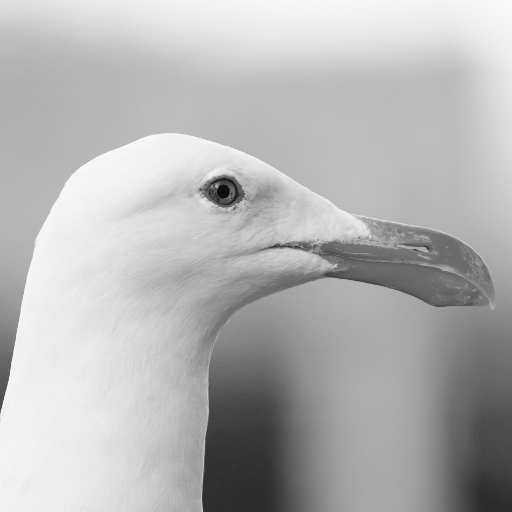
#> input picture Assignment1/data/denoise/gull.jpg, 512 x 512 px; the run also reads 2 pictures not shown here
$ python q4.py
#> lines starting #> are read from the running program, lines starting #| are printed output that depends on the picture; long printed decimals are rounded
from __future__ import division
import numpy as np
from pathlib import Path
import skimage.io as skio
# import networkx as nx
# import skimage.transform as skt
import skimage.color as skc
import skimage.measure as skm
# import scipy.sparse as sparse
import time
import matplotlib.pyplot as plt
# import pdb


def show_images(images, cols=1, titles=None):
    assert((titles is None)or (len(images) == len(titles)))
    n_images = len(images)
    if titles is None:
        titles = ['Image (%d)' % i for i in range(1, n_images + 1)]
    fig = plt.figure()
    for n, (image, title) in enumerate(zip(images, titles)):
        a = fig.add_subplot(cols, np.ceil(n_images/float(cols)), n + 1)
        if image.ndim == 2:
            plt.gray()
        plt.imshow(image)
        a.set_title(title)
    fig.set_size_inches(np.array(fig.get_size_inches()) * n_images)
    plt.show()


def dist(i, j, p, theta, k):
    r1, c1 = i // p, i % p
    r2, c2 = j // p, j % p
    # d = np.exp(-((r1 - r2)**2 + (c1 - c2)**2) / 2 * theta**2)
    d = np.sqrt((r1 - r2)**2 + (c1 - c2)**2)
    return d


def get_laplacian(p, theta=1.3, k=1.5):
    W_mat = np.zeros((p*p, p*p), dtype=np.float_)
    for i in range(W_mat.shape[0]):
        for j in range(W_mat.shape[1]):
            dij = dist(i, j, p, theta, k)
            assert np.isreal(dij)
            if i != j and dij <= k:
                W_mat[i, j] = np.exp(-dij**2/(2 * theta**2))

    D_mat = np.diag(np.ravel(np.sum(W_mat, axis=1)))
    L_mat = D_mat - W_mat
    # pdb.set_trace()
    assert np.allclose(L_mat, L_mat.T)
    return L_mat


def denoiser(orig_img_path, noisy_img_path):
    start_time = time.time()
    orig_img = skc.rgb2gray(skio.imread(orig_img_path))
#> orig_img: shape (512, 512) float64; min 0.0392, max 0.98, mean 0.707
    noisy_img = skc.rgb2gray(skio.imread(noisy_img_path))
#> noisy_img: shape (512, 512) float64; min 0, max 1, mean 0.703

    p = orig_img.shape[0] // 32  # =16
#> p = 16

    # [7 lines of commented-out code are left out]
    lap = get_laplacian(p)
#> after the loop in get_laplacian, `for i in range(W_mat.shape[0]):`:
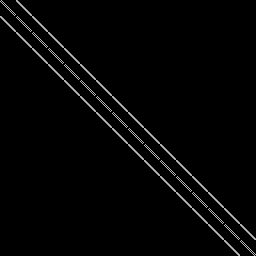
#> W_mat: shape (256, 256) float64; min 0, max 0.744, mean 0.0185
    # eig_val, eig_vec = sparse.linalg.eigs(lap, k=p*p)
    eig_val, eig_vec = np.linalg.eig(lap)
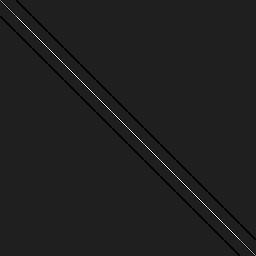
#> lap: shape (256, 256) float64; min -0.744, max 5.19, mean 1.33e-18; drawn with min black and max white
    # eig_val = np.real(eig_val)
    # eig_vec = np.real(eig_vec)
    idx = eig_val.argsort()
    eig_val = eig_val[idx]
    eig_vec = eig_vec[:, idx]

    gamma = 2
    div_vec = 1 + gamma * eig_val

    # noisy_img_ds_1d = np.ravel(noisy_img_ds)
    out_img = np.zeros(orig_img.shape)

    for r in range(0, orig_img.shape[0], p):
        for c in range(0, orig_img.shape[1], p):
            noisy_img_patch_1d = np.ravel(noisy_img[r:r+p, c:c+p])
            y_hat_vec = np.dot(eig_vec.T, noisy_img_patch_1d)
            opt_f_vec = np.divide(y_hat_vec, div_vec)
            opt_f_vec = np.ravel(opt_f_vec)
            denoise_img_ = np.dot(eig_vec, opt_f_vec)
            denoise_img = denoise_img_.reshape(p, p)
            out_img[r:r+p, c:c+p] = denoise_img
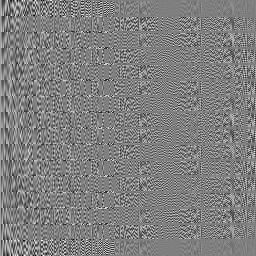
#> eig_vec: shape (256, 256) float64; min -0.241, max 0.241, mean 0.000244; drawn with min black and max white
            # pdb.set_trace()

    end_time = time.time()

    print("--- %s seconds ---" % (end_time - start_time))

    # psnr_before = s
    # skio.imshow(out_img, cmap='gray')
    # skio.show()
    out_img = (out_img - out_img.min()) / (out_img.max() - out_img.min())

    psnr_before = skm.compare_psnr(orig_img, noisy_img)
    psnr_after = skm.compare_psnr(orig_img, out_img)
    print('Before ', psnr_before, 'After', psnr_after)
#| Before  24.756 After 28.877

    # skio.imshow_collection([orig_img, noisy_img, out_img])
    # skio.show()

    # pdb.set_trace()
    return orig_img, noisy_img, out_img, psnr_before, psnr_after


if __name__ == "__main__":

    img_dir = Path('../data/denoise')
    orig_img_path1 = img_dir / 'gull.jpg'
    noisy_img_path1 = img_dir / 'gull-noise.jpg'

    orig_img_path2 = img_dir / 'sfo.jpg'
    noisy_img_path2 = img_dir / 'sfo-noise.jpg'

    orig_img1, noisy_img1, out_img1, psnr_before1, psnr_after1 = denoiser(orig_img_path1,
                                                                          noisy_img_path1)
    titles1 = ['original image', 'noisy img psnr=' + str(psnr_before1),
               'denoised image psnr=' + str(psnr_after1)]
    orig_img2, noisy_img2, out_img2, psnr_before2, psnr_after2 = denoiser(orig_img_path2,
                                                                          noisy_img_path2)
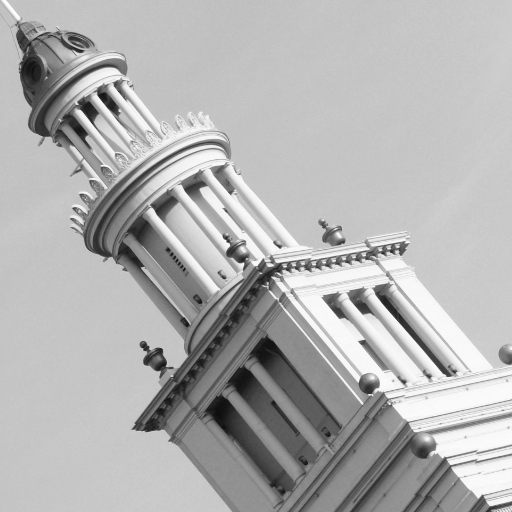
#> input picture Assignment1/data/denoise/sfo.jpg, 512 x 512 px
#> in denoiser (call 2), `noisy_img = skc.rgb2gray(skio.imread(noisy_img_path))`:
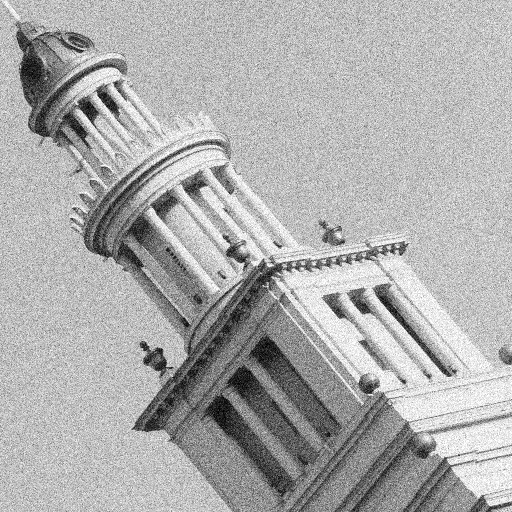
#> noisy_img: shape (512, 512) float64; min 0, max 1, mean 0.679
#> after the loop in denoiser (call 2), `for r in range(0, orig_img.shape[0], p):`:
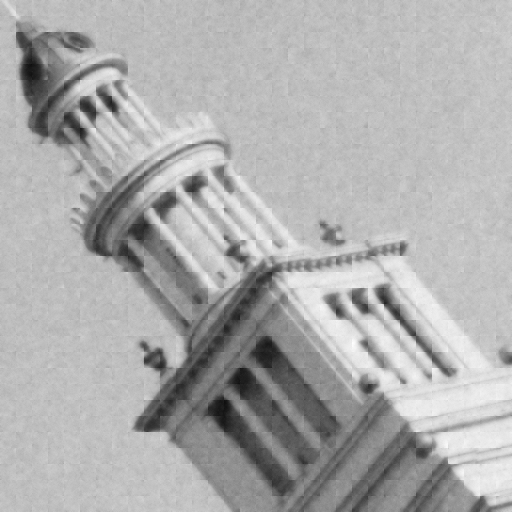
#> out_img: shape (512, 512) float64; min 0.0567, max 0.999, mean 0.679
#| Before  21.510 After 23.967
    titles2 = ['original image', 'noisy img psnr=' + str(psnr_before2),
               'denoised image psnr=' + str(psnr_after2)]

    show_images([orig_img1, noisy_img1, out_img1], titles=titles1)
#> the loop in show_images, `for n, (image, title) in enumerate(zip(images, titles)):` made 1 pass
#> title on pass 1: 'original image'
#> (the run stopped early here; a loop or call above may not have finished)
